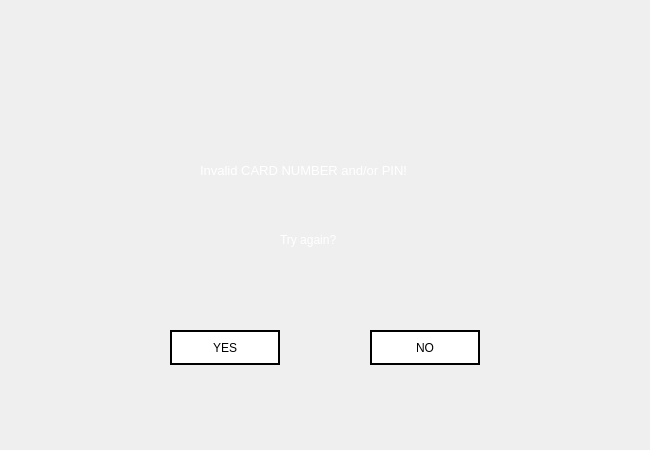
<?xml version="1.0" encoding="UTF-8"?>
<ui version="4.0">
 <class>Atm_Login_Error</class>
 <widget class="QWidget" name="Atm_Login_Error">
  <property name="geometry">
   <rect>
    <x>0</x>
    <y>0</y>
    <width>650</width>
    <height>450</height>
   </rect>
  </property>
  <property name="minimumSize">
   <size>
    <width>650</width>
    <height>450</height>
   </size>
  </property>
  <property name="maximumSize">
   <size>
    <width>650</width>
    <height>450</height>
   </size>
  </property>
  <property name="windowTitle">
   <string>LOGIN ERROR</string>
  </property>
  <property name="styleSheet">
   <string notr="true">QPushButton{
background: transparent;
background-color: white;
border: 2px solid black;
}

QPushButton:hover{
background-color: rgb(30, 30, 30);
color: white;
}

QPushButton:pressed
{
font: bold;
}

</string>
  </property>
  <widget class="QLabel" name="label">
   <property name="geometry">
    <rect>
     <x>200</x>
     <y>140</y>
     <width>281</width>
     <height>61</height>
    </rect>
   </property>
   <property name="font">
    <font>
     <pointsize>10</pointsize>
    </font>
   </property>
   <property name="text">
    <string>&lt;html&gt;&lt;head/&gt;&lt;body&gt;&lt;p&gt;&lt;span style=&quot; color:#ffffff;&quot;&gt;Invalid CARD NUMBER and/or PIN!&lt;/span&gt;&lt;/p&gt;&lt;/body&gt;&lt;/html&gt;</string>
   </property>
  </widget>
  <widget class="QLabel" name="label_2">
   <property name="geometry">
    <rect>
     <x>280</x>
     <y>220</y>
     <width>131</width>
     <height>41</height>
    </rect>
   </property>
   <property name="font">
    <font>
     <pointsize>9</pointsize>
    </font>
   </property>
   <property name="text">
    <string>&lt;html&gt;&lt;head/&gt;&lt;body&gt;&lt;p&gt;&lt;span style=&quot; color:#ffffff;&quot;&gt;Try again?&lt;/span&gt;&lt;/p&gt;&lt;/body&gt;&lt;/html&gt;</string>
   </property>
  </widget>
  <widget class="QPushButton" name="no">
   <property name="geometry">
    <rect>
     <x>370</x>
     <y>330</y>
     <width>110</width>
     <height>35</height>
    </rect>
   </property>
   <property name="styleSheet">
    <string notr="true">QPushButton:hover{
background-color: rgb(80, 0, 0);
color: white;
}</string>
   </property>
   <property name="text">
    <string>NO</string>
   </property>
  </widget>
  <widget class="QPushButton" name="yes">
   <property name="geometry">
    <rect>
     <x>170</x>
     <y>330</y>
     <width>110</width>
     <height>35</height>
    </rect>
   </property>
   <property name="text">
    <string>YES</string>
   </property>
  </widget>
  <widget class="QLabel" name="label_3">
   <property name="geometry">
    <rect>
     <x>0</x>
     <y>0</y>
     <width>650</width>
     <height>450</height>
    </rect>
   </property>
   <property name="minimumSize">
    <size>
     <width>650</width>
     <height>450</height>
    </size>
   </property>
   <property name="maximumSize">
    <size>
     <width>650</width>
     <height>450</height>
    </size>
   </property>
   <property name="styleSheet">
    <string notr="true">border-image: url(:/images/clientbgErr.png);</string>
   </property>
   <property name="text">
    <string/>
   </property>
  </widget>
  <zorder>label_3</zorder>
  <zorder>label</zorder>
  <zorder>label_2</zorder>
  <zorder>no</zorder>
  <zorder>yes</zorder>
 </widget>
 <resources>
  <include location="resource.qrc"/>
 </resources>
 <connections/>
</ui>
